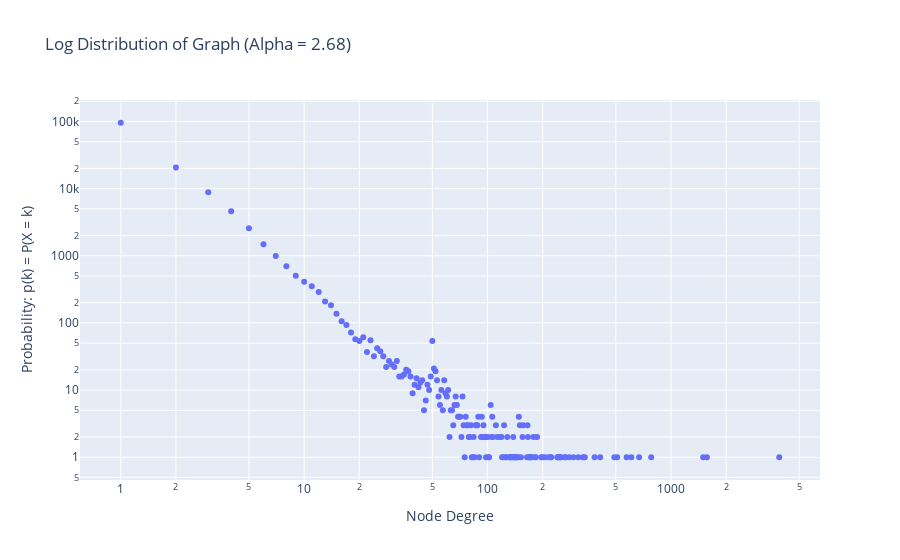

The notebook cell saved with this chart:
### Code cell
power_law_distribution(G)

### Figure 1 — Plotly figure (JSON) as saved in the notebook; plotly's stock layout.template omitted (floating-point values rounded to 4 significant figures; data arrays with more than 128 entries replaced by an {"elided": "..."} marker saying what was removed)
{"data": [{"hovertemplate": "Node Degree=%{x}<br>Probability: p(k) = P(X = k)=%{y}<extra></extra>", "legendgroup": "", "marker": {"color": "#636efa", "symbol": "circle"}, "mode": "markers", "name": "", "orientation": "v", "showlegend": false, "type": "scatter", "x": {"elided": "175 int values"}, "xaxis": "x", "y": {"elided": "175 int values"}, "yaxis": "y"}], "layout": {"legend": {"tracegroupgap": 0}, "title": {"text": "Log Distribution of Graph (Alpha = 2.68)"}, "xaxis": {"anchor": "y", "domain": [0, 1], "title": {"text": "Node Degree"}, "type": "log"}, "yaxis": {"anchor": "x", "domain": [0, 1], "title": {"text": "Probability: p(k) = P(X = k)"}, "type": "log"}}}
